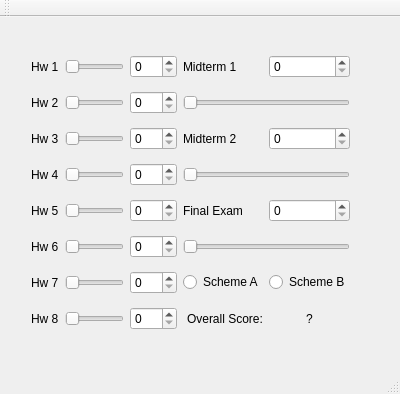
<?xml version="1.0" encoding="UTF-8"?>
<ui version="4.0">
 <class>MainWindow</class>
 <widget class="QMainWindow" name="MainWindow">
  <property name="geometry">
   <rect>
    <x>0</x>
    <y>0</y>
    <width>400</width>
    <height>394</height>
   </rect>
  </property>
  <property name="windowTitle">
   <string>MainWindow</string>
  </property>
  <widget class="QWidget" name="centralWidget">
   <widget class="QWidget" name="gridLayoutWidget">
    <property name="geometry">
     <rect>
      <x>20</x>
      <y>20</y>
      <width>341</width>
      <height>316</height>
     </rect>
    </property>
    <layout class="QGridLayout" name="gridLayout">
     <item row="3" column="3" colspan="2">
      <widget class="QSlider" name="horizontalSlider_10">
       <property name="maximum">
        <number>100</number>
       </property>
       <property name="orientation">
        <enum>Qt::Horizontal</enum>
       </property>
      </widget>
     </item>
     <item row="5" column="2">
      <widget class="QSpinBox" name="spinBox_6">
       <property name="maximum">
        <number>100</number>
       </property>
      </widget>
     </item>
     <item row="3" column="0">
      <widget class="QLabel" name="label_4">
       <property name="text">
        <string>Hw 4</string>
       </property>
      </widget>
     </item>
     <item row="2" column="3">
      <widget class="QLabel" name="label_10">
       <property name="text">
        <string>Midterm 2</string>
       </property>
      </widget>
     </item>
     <item row="6" column="2">
      <widget class="QSpinBox" name="spinBox_7">
       <property name="maximum">
        <number>100</number>
       </property>
      </widget>
     </item>
     <item row="0" column="0">
      <widget class="QLabel" name="label">
       <property name="text">
        <string>Hw 1</string>
       </property>
      </widget>
     </item>
     <item row="6" column="1">
      <widget class="QSlider" name="horizontalSlider_7">
       <property name="maximum">
        <number>100</number>
       </property>
       <property name="orientation">
        <enum>Qt::Horizontal</enum>
       </property>
      </widget>
     </item>
     <item row="4" column="2">
      <widget class="QSpinBox" name="spinBox_5">
       <property name="maximum">
        <number>100</number>
       </property>
      </widget>
     </item>
     <item row="6" column="0">
      <widget class="QLabel" name="label_7">
       <property name="text">
        <string>Hw 7</string>
       </property>
      </widget>
     </item>
     <item row="4" column="1">
      <widget class="QSlider" name="horizontalSlider_5">
       <property name="maximum">
        <number>100</number>
       </property>
       <property name="orientation">
        <enum>Qt::Horizontal</enum>
       </property>
      </widget>
     </item>
     <item row="1" column="0">
      <widget class="QLabel" name="label_2">
       <property name="text">
        <string>Hw 2</string>
       </property>
      </widget>
     </item>
     <item row="1" column="1">
      <widget class="QSlider" name="horizontalSlider_2">
       <property name="maximum">
        <number>100</number>
       </property>
       <property name="orientation">
        <enum>Qt::Horizontal</enum>
       </property>
      </widget>
     </item>
     <item row="1" column="2">
      <widget class="QSpinBox" name="spinBox_2">
       <property name="maximum">
        <number>100</number>
       </property>
      </widget>
     </item>
     <item row="0" column="1">
      <widget class="QSlider" name="horizontalSlider">
       <property name="maximum">
        <number>100</number>
       </property>
       <property name="orientation">
        <enum>Qt::Horizontal</enum>
       </property>
      </widget>
     </item>
     <item row="7" column="1">
      <widget class="QSlider" name="horizontalSlider_8">
       <property name="maximum">
        <number>100</number>
       </property>
       <property name="orientation">
        <enum>Qt::Horizontal</enum>
       </property>
      </widget>
     </item>
     <item row="5" column="0">
      <widget class="QLabel" name="label_6">
       <property name="text">
        <string>Hw 6</string>
       </property>
      </widget>
     </item>
     <item row="0" column="2">
      <widget class="QSpinBox" name="spinBox">
       <property name="maximum">
        <number>100</number>
       </property>
      </widget>
     </item>
     <item row="3" column="1">
      <widget class="QSlider" name="horizontalSlider_4">
       <property name="maximum">
        <number>100</number>
       </property>
       <property name="orientation">
        <enum>Qt::Horizontal</enum>
       </property>
      </widget>
     </item>
     <item row="4" column="0">
      <widget class="QLabel" name="label_5">
       <property name="text">
        <string>Hw 5</string>
       </property>
      </widget>
     </item>
     <item row="1" column="3" colspan="2">
      <widget class="QSlider" name="horizontalSlider_9">
       <property name="maximum">
        <number>100</number>
       </property>
       <property name="orientation">
        <enum>Qt::Horizontal</enum>
       </property>
      </widget>
     </item>
     <item row="5" column="1">
      <widget class="QSlider" name="horizontalSlider_6">
       <property name="maximum">
        <number>100</number>
       </property>
       <property name="orientation">
        <enum>Qt::Horizontal</enum>
       </property>
      </widget>
     </item>
     <item row="2" column="4">
      <widget class="QSpinBox" name="spinBox_10">
       <property name="maximum">
        <number>100</number>
       </property>
      </widget>
     </item>
     <item row="5" column="3" colspan="2">
      <widget class="QSlider" name="horizontalSlider_11">
       <property name="maximum">
        <number>100</number>
       </property>
       <property name="orientation">
        <enum>Qt::Horizontal</enum>
       </property>
      </widget>
     </item>
     <item row="7" column="0">
      <widget class="QLabel" name="label_8">
       <property name="text">
        <string>Hw 8</string>
       </property>
      </widget>
     </item>
     <item row="2" column="2">
      <widget class="QSpinBox" name="spinBox_3">
       <property name="maximum">
        <number>100</number>
       </property>
      </widget>
     </item>
     <item row="0" column="3">
      <widget class="QLabel" name="label_9">
       <property name="text">
        <string>Midterm 1</string>
       </property>
      </widget>
     </item>
     <item row="2" column="0">
      <widget class="QLabel" name="label_3">
       <property name="text">
        <string>Hw 3</string>
       </property>
      </widget>
     </item>
     <item row="2" column="1">
      <widget class="QSlider" name="horizontalSlider_3">
       <property name="maximum">
        <number>100</number>
       </property>
       <property name="orientation">
        <enum>Qt::Horizontal</enum>
       </property>
      </widget>
     </item>
     <item row="0" column="4">
      <widget class="QSpinBox" name="spinBox_9">
       <property name="maximum">
        <number>100</number>
       </property>
      </widget>
     </item>
     <item row="4" column="4">
      <widget class="QSpinBox" name="spinBox_11">
       <property name="maximum">
        <number>100</number>
       </property>
      </widget>
     </item>
     <item row="3" column="2">
      <widget class="QSpinBox" name="spinBox_4">
       <property name="maximum">
        <number>100</number>
       </property>
      </widget>
     </item>
     <item row="7" column="2">
      <widget class="QSpinBox" name="spinBox_8">
       <property name="maximum">
        <number>100</number>
       </property>
      </widget>
     </item>
     <item row="4" column="3">
      <widget class="QLabel" name="label_11">
       <property name="text">
        <string>Final Exam</string>
       </property>
      </widget>
     </item>
     <item row="6" column="3">
      <widget class="QRadioButton" name="radioButton">
       <property name="text">
        <string>Scheme A</string>
       </property>
      </widget>
     </item>
     <item row="6" column="4">
      <widget class="QRadioButton" name="radioButton_2">
       <property name="text">
        <string>Scheme B</string>
       </property>
      </widget>
     </item>
     <item row="7" column="3" alignment="Qt::AlignRight">
      <widget class="QLabel" name="label_12">
       <property name="text">
        <string>Overall Score:</string>
       </property>
      </widget>
     </item>
     <item row="7" column="4" alignment="Qt::AlignHCenter">
      <widget class="QLabel" name="label_13">
       <property name="text">
        <string>?</string>
       </property>
      </widget>
     </item>
    </layout>
   </widget>
  </widget>
  <widget class="QMenuBar" name="menuBar">
   <property name="geometry">
    <rect>
     <x>0</x>
     <y>0</y>
     <width>400</width>
     <height>22</height>
    </rect>
   </property>
  </widget>
  <widget class="QToolBar" name="mainToolBar">
   <attribute name="toolBarArea">
    <enum>TopToolBarArea</enum>
   </attribute>
   <attribute name="toolBarBreak">
    <bool>false</bool>
   </attribute>
  </widget>
  <widget class="QStatusBar" name="statusBar"/>
 </widget>
 <layoutdefault spacing="6" margin="11"/>
 <resources/>
 <connections/>
</ui>
